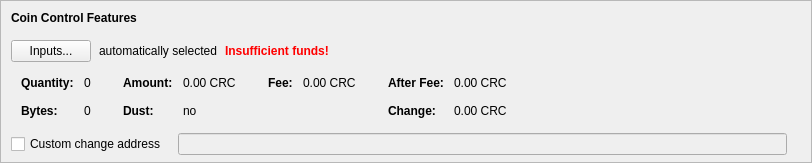
    <widget class="QFrame" name="frameCoinControl">
     <property name="sizePolicy">
      <sizepolicy hsizetype="Expanding" vsizetype="Expanding">
       <horstretch>0</horstretch>
       <verstretch>0</verstretch>
      </sizepolicy>
     </property>
     <property name="maximumSize">
      <size>
       <width>16777215</width>
       <height>16777215</height>
      </size>
     </property>
     <property name="frameShape">
      <enum>QFrame::StyledPanel</enum>
     </property>
     <property name="frameShadow">
      <enum>QFrame::Sunken</enum>
     </property>
     <layout class="QVBoxLayout" name="verticalLayoutCoinControl2">
      <property name="spacing">
       <number>0</number>
      </property>
      <property name="leftMargin">
       <number>0</number>
      </property>
      <property name="topMargin">
       <number>0</number>
      </property>
      <property name="rightMargin">
       <number>0</number>
      </property>
      <property name="bottomMargin">
       <number>6</number>
      </property>
      <item>
       <layout class="QVBoxLayout" name="verticalLayoutCoinControl" stretch="0,0,0,0,1">
        <property name="spacing">
         <number>0</number>
        </property>
        <property name="leftMargin">
         <number>10</number>
        </property>
        <property name="topMargin">
         <number>10</number>
        </property>
        <item>
         <layout class="QHBoxLayout" name="horizontalLayoutCoinControl1">
          <property name="bottomMargin">
           <number>15</number>
          </property>
          <item>
           <widget class="QLabel" name="labelCoinControlFeatures">
            <property name="sizePolicy">
             <sizepolicy hsizetype="Preferred" vsizetype="Maximum">
              <horstretch>0</horstretch>
              <verstretch>0</verstretch>
             </sizepolicy>
            </property>
            <property name="font">
             <font>
              <weight>75</weight>
              <bold>true</bold>
             </font>
            </property>
            <property name="styleSheet">
             <string notr="true">font-weight:bold;</string>
            </property>
            <property name="text">
             <string>Coin Control Features</string>
            </property>
           </widget>
          </item>
         </layout>
        </item>
        <item>
         <layout class="QHBoxLayout" name="horizontalLayoutCoinControl2" stretch="0,0,0,0">
          <property name="spacing">
           <number>8</number>
          </property>
          <property name="bottomMargin">
           <number>10</number>
          </property>
          <item>
           <widget class="QPushButton" name="pushButtonCoinControl">
            <property name="styleSheet">
             <string notr="true"/>
            </property>
            <property name="text">
             <string>Inputs...</string>
            </property>
            <property name="autoDefault">
             <bool>false</bool>
            </property>
           </widget>
          </item>
          <item>
           <widget class="QLabel" name="labelCoinControlAutomaticallySelected">
            <property name="text">
             <string>automatically selected</string>
            </property>
            <property name="margin">
             <number>5</number>
            </property>
           </widget>
          </item>
          <item>
           <widget class="QLabel" name="labelCoinControlInsuffFunds">
            <property name="font">
             <font>
              <weight>75</weight>
              <bold>true</bold>
             </font>
            </property>
            <property name="styleSheet">
             <string notr="true">color:red;font-weight:bold;</string>
            </property>
            <property name="text">
             <string>Insufficient funds!</string>
            </property>
            <property name="margin">
             <number>5</number>
            </property>
           </widget>
          </item>
          <item>
           <spacer name="horizontalSpacerCoinControl">
            <property name="orientation">
             <enum>Qt::Horizontal</enum>
            </property>
            <property name="sizeHint" stdset="0">
             <size>
              <width>40</width>
              <height>1</height>
             </size>
            </property>
           </spacer>
          </item>
         </layout>
        </item>
        <item>
         <widget class="QWidget" name="widgetCoinControl" native="true">
          <property name="sizePolicy">
           <sizepolicy hsizetype="Preferred" vsizetype="Preferred">
            <horstretch>0</horstretch>
            <verstretch>0</verstretch>
           </sizepolicy>
          </property>
          <property name="minimumSize">
           <size>
            <width>0</width>
            <height>0</height>
           </size>
          </property>
          <property name="styleSheet">
           <string notr="true"/>
          </property>
          <layout class="QHBoxLayout" name="horizontalLayoutCoinControl5">
           <property name="leftMargin">
            <number>0</number>
           </property>
           <property name="topMargin">
            <number>0</number>
           </property>
           <property name="rightMargin">
            <number>0</number>
           </property>
           <property name="bottomMargin">
            <number>0</number>
           </property>
           <item>
            <layout class="QHBoxLayout" name="horizontalLayoutCoinControl3" stretch="0,0,0,1">
             <property name="spacing">
              <number>20</number>
             </property>
             <property name="topMargin">
              <number>0</number>
             </property>
             <property name="bottomMargin">
              <number>10</number>
             </property>
             <item>
              <layout class="QFormLayout" name="formLayoutCoinControl1">
               <property name="horizontalSpacing">
                <number>10</number>
               </property>
               <property name="verticalSpacing">
                <number>14</number>
               </property>
               <property name="leftMargin">
                <number>10</number>
               </property>
               <property name="topMargin">
                <number>4</number>
               </property>
               <property name="rightMargin">
                <number>6</number>
               </property>
               <item row="0" column="0">
                <widget class="QLabel" name="labelCoinControlQuantityText">
                 <property name="font">
                  <font>
                   <weight>75</weight>
                   <bold>true</bold>
                  </font>
                 </property>
                 <property name="text">
                  <string>Quantity:</string>
                 </property>
                 <property name="margin">
                  <number>0</number>
                 </property>
                </widget>
               </item>
               <item row="0" column="1">
                <widget class="QLabel" name="labelCoinControlQuantity">
                 <property name="cursor">
                  <cursorShape>IBeamCursor</cursorShape>
                 </property>
                 <property name="contextMenuPolicy">
                  <enum>Qt::ActionsContextMenu</enum>
                 </property>
                 <property name="text">
                  <string notr="true">0</string>
                 </property>
                 <property name="margin">
                  <number>0</number>
                 </property>
                 <property name="textInteractionFlags">
                  <set>Qt::LinksAccessibleByMouse|Qt::TextSelectableByKeyboard|Qt::TextSelectableByMouse</set>
                 </property>
                </widget>
               </item>
               <item row="1" column="0">
                <widget class="QLabel" name="labelCoinControlBytesText">
                 <property name="font">
                  <font>
                   <weight>75</weight>
                   <bold>true</bold>
                  </font>
                 </property>
                 <property name="text">
                  <string>Bytes:</string>
                 </property>
                </widget>
               </item>
               <item row="1" column="1">
                <widget class="QLabel" name="labelCoinControlBytes">
                 <property name="cursor">
                  <cursorShape>IBeamCursor</cursorShape>
                 </property>
                 <property name="contextMenuPolicy">
                  <enum>Qt::ActionsContextMenu</enum>
                 </property>
                 <property name="text">
                  <string notr="true">0</string>
                 </property>
                 <property name="textInteractionFlags">
                  <set>Qt::LinksAccessibleByMouse|Qt::TextSelectableByKeyboard|Qt::TextSelectableByMouse</set>
                 </property>
                </widget>
               </item>
              </layout>
             </item>
             <item>
              <layout class="QFormLayout" name="formLayoutCoinControl2">
               <property name="horizontalSpacing">
                <number>10</number>
               </property>
               <property name="verticalSpacing">
                <number>14</number>
               </property>
               <property name="leftMargin">
                <number>6</number>
               </property>
               <property name="topMargin">
                <number>4</number>
               </property>
               <property name="rightMargin">
                <number>6</number>
               </property>
               <item row="0" column="0">
                <widget class="QLabel" name="labelCoinControlAmountText">
                 <property name="font">
                  <font>
                   <weight>75</weight>
                   <bold>true</bold>
                  </font>
                 </property>
                 <property name="text">
                  <string>Amount:</string>
                 </property>
                 <property name="margin">
                  <number>0</number>
                 </property>
                </widget>
               </item>
               <item row="0" column="1">
                <widget class="QLabel" name="labelCoinControlAmount">
                 <property name="cursor">
                  <cursorShape>IBeamCursor</cursorShape>
                 </property>
                 <property name="contextMenuPolicy">
                  <enum>Qt::ActionsContextMenu</enum>
                 </property>
                 <property name="text">
                  <string notr="true">0.00 CRC</string>
                 </property>
                 <property name="textInteractionFlags">
                  <set>Qt::LinksAccessibleByMouse|Qt::TextSelectableByKeyboard|Qt::TextSelectableByMouse</set>
                 </property>
                </widget>
               </item>
               <item row="1" column="0">
                <widget class="QLabel" name="labelCoinControlLowOutputText">
                 <property name="font">
                  <font>
                   <weight>75</weight>
                   <bold>true</bold>
                  </font>
                 </property>
                 <property name="text">
                  <string>Dust:</string>
                 </property>
                </widget>
               </item>
               <item row="1" column="1">
                <widget class="QLabel" name="labelCoinControlLowOutput">
                 <property name="cursor">
                  <cursorShape>IBeamCursor</cursorShape>
                 </property>
                 <property name="contextMenuPolicy">
                  <enum>Qt::ActionsContextMenu</enum>
                 </property>
                 <property name="text">
                  <string notr="true">no</string>
                 </property>
                 <property name="textInteractionFlags">
                  <set>Qt::LinksAccessibleByMouse|Qt::TextSelectableByKeyboard|Qt::TextSelectableByMouse</set>
                 </property>
                </widget>
               </item>
              </layout>
             </item>
             <item>
              <layout class="QFormLayout" name="formLayoutCoinControl3">
               <property name="horizontalSpacing">
                <number>10</number>
               </property>
               <property name="verticalSpacing">
                <number>14</number>
               </property>
               <property name="leftMargin">
                <number>6</number>
               </property>
               <property name="topMargin">
                <number>4</number>
               </property>
               <property name="rightMargin">
                <number>6</number>
               </property>
               <item row="0" column="0">
                <widget class="QLabel" name="labelCoinControlFeeText">
                 <property name="font">
                  <font>
                   <weight>75</weight>
                   <bold>true</bold>
                  </font>
                 </property>
                 <property name="text">
                  <string>Fee:</string>
                 </property>
                 <property name="margin">
                  <number>0</number>
                 </property>
                </widget>
               </item>
               <item row="0" column="1">
                <widget class="QLabel" name="labelCoinControlFee">
                 <property name="cursor">
                  <cursorShape>IBeamCursor</cursorShape>
                 </property>
                 <property name="contextMenuPolicy">
                  <enum>Qt::ActionsContextMenu</enum>
                 </property>
                 <property name="text">
                  <string notr="true">0.00 CRC</string>
                 </property>
                 <property name="textInteractionFlags">
                  <set>Qt::LinksAccessibleByMouse|Qt::TextSelectableByKeyboard|Qt::TextSelectableByMouse</set>
                 </property>
                </widget>
               </item>
              </layout>
             </item>
             <item>
              <layout class="QFormLayout" name="formLayoutCoinControl4">
               <property name="horizontalSpacing">
                <number>10</number>
               </property>
               <property name="verticalSpacing">
                <number>14</number>
               </property>
               <property name="leftMargin">
                <number>6</number>
               </property>
               <property name="topMargin">
                <number>4</number>
               </property>
               <property name="rightMargin">
                <number>6</number>
               </property>
               <item row="0" column="0">
                <widget class="QLabel" name="labelCoinControlAfterFeeText">
                 <property name="font">
                  <font>
                   <weight>75</weight>
                   <bold>true</bold>
                  </font>
                 </property>
                 <property name="text">
                  <string>After Fee:</string>
                 </property>
                 <property name="margin">
                  <number>0</number>
                 </property>
                </widget>
               </item>
               <item row="0" column="1">
                <widget class="QLabel" name="labelCoinControlAfterFee">
                 <property name="cursor">
                  <cursorShape>IBeamCursor</cursorShape>
                 </property>
                 <property name="contextMenuPolicy">
                  <enum>Qt::ActionsContextMenu</enum>
                 </property>
                 <property name="text">
                  <string notr="true">0.00 CRC</string>
                 </property>
                 <property name="textInteractionFlags">
                  <set>Qt::LinksAccessibleByMouse|Qt::TextSelectableByKeyboard|Qt::TextSelectableByMouse</set>
                 </property>
                </widget>
               </item>
               <item row="1" column="0">
                <widget class="QLabel" name="labelCoinControlChangeText">
                 <property name="font">
                  <font>
                   <weight>75</weight>
                   <bold>true</bold>
                  </font>
                 </property>
                 <property name="text">
                  <string>Change:</string>
                 </property>
                </widget>
               </item>
               <item row="1" column="1">
                <widget class="QLabel" name="labelCoinControlChange">
                 <property name="cursor">
                  <cursorShape>IBeamCursor</cursorShape>
                 </property>
                 <property name="contextMenuPolicy">
                  <enum>Qt::ActionsContextMenu</enum>
                 </property>
                 <property name="text">
                  <string notr="true">0.00 CRC</string>
                 </property>
                 <property name="textInteractionFlags">
                  <set>Qt::LinksAccessibleByMouse|Qt::TextSelectableByKeyboard|Qt::TextSelectableByMouse</set>
                 </property>
                </widget>
               </item>
              </layout>
             </item>
            </layout>
           </item>
          </layout>
         </widget>
        </item>
        <item>
         <layout class="QHBoxLayout" name="horizontalLayoutCoinControl4" stretch="0,0,0">
          <property name="spacing">
           <number>12</number>
          </property>
          <property name="sizeConstraint">
           <enum>QLayout::SetDefaultConstraint</enum>
          </property>
          <property name="topMargin">
           <number>5</number>
          </property>
          <property name="rightMargin">
           <number>5</number>
          </property>
          <item>
           <widget class="QCheckBox" name="checkBoxCoinControlChange">
            <property name="toolTip">
             <string>If this is activated, but the change address is empty or invalid, change will be sent to a newly generated address.</string>
            </property>
            <property name="text">
             <string>Custom change address</string>
            </property>
           </widget>
          </item>
          <item>
           <widget class="QValidatedLineEdit" name="lineEditCoinControlChange">
            <property name="enabled">
             <bool>false</bool>
            </property>
            <property name="sizePolicy">
             <sizepolicy hsizetype="Expanding" vsizetype="Fixed">
              <horstretch>0</horstretch>
              <verstretch>0</verstretch>
             </sizepolicy>
            </property>
           </widget>
          </item>
          <item>
           <widget class="QLabel" name="labelCoinControlChangeLabel">
            <property name="sizePolicy">
             <sizepolicy hsizetype="Preferred" vsizetype="Expanding">
              <horstretch>0</horstretch>
              <verstretch>0</verstretch>
             </sizepolicy>
            </property>
            <property name="minimumSize">
             <size>
              <width>0</width>
              <height>0</height>
             </size>
            </property>
            <property name="text">
             <string/>
            </property>
            <property name="margin">
             <number>3</number>
            </property>
           </widget>
          </item>
         </layout>
        </item>
        <item>
         <spacer name="verticalSpacerCoinControl">
          <property name="orientation">
           <enum>Qt::Vertical</enum>
          </property>
          <property name="sizeHint" stdset="0">
           <size>
            <width>800</width>
            <height>1</height>
           </size>
          </property>
         </spacer>
        </item>
       </layout>
      </item>
     </layout>
    </widget>
